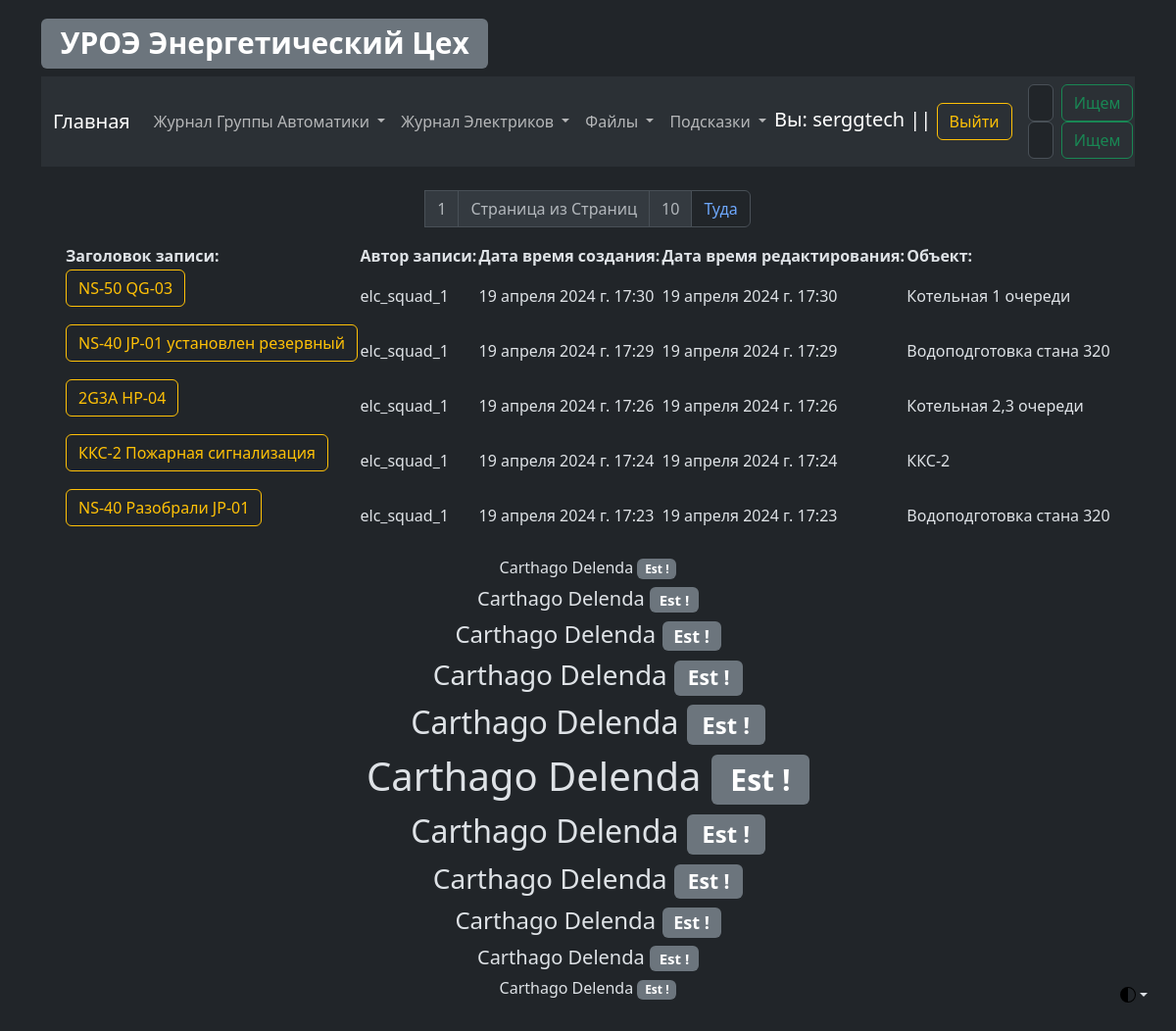
Before: /elc/elc_log_view (signed in) with the older database file.
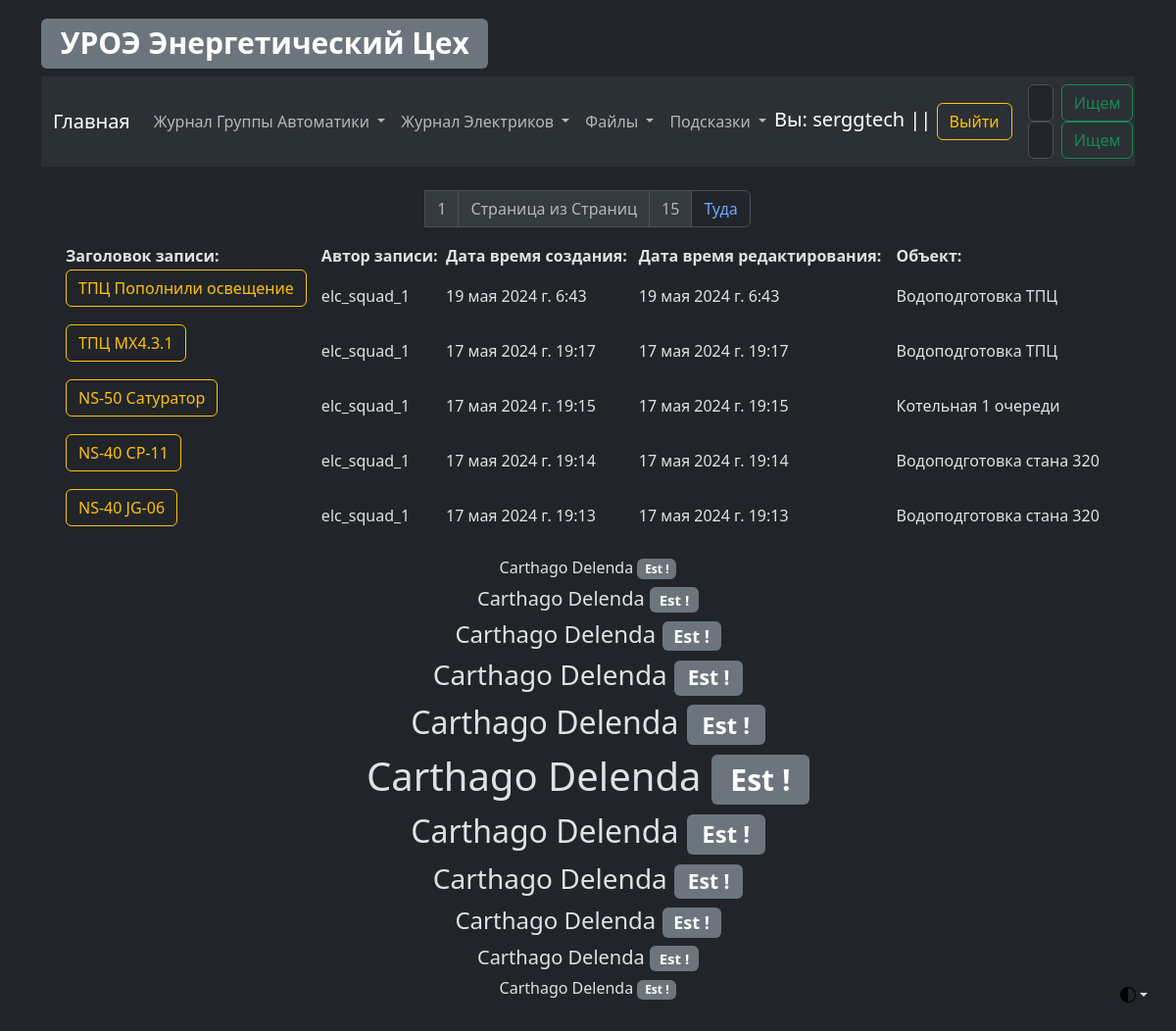
After: the same page with the newer database file.
### elc/models.py (models this page shows, shortened)
class ElcLog(models.Model):
    record_text_title = models.CharField(
        verbose_name="Заголовок записи", max_length=100
    )
    record_text_full = models.TextField(verbose_name="Текст записи", max_length=9999)
    record_author = models.CharField(verbose_name="Автор записи", max_length=100)
    record_data_create = models.DateTimeField(
        verbose_name="Дата создания записи", auto_now_add=True, editable=False
    )
    record_data_update = models.DateTimeField(
        verbose_name="Дата редактирования записи", auto_now=True, editable=False
    )
    record_object = models.ForeignKey(
        EncObject,
        related_name="elc_log_object",
        on_delete=models.CASCADE,
        blank=True,
        verbose_name="Объект",
    )
    record_electrical_room = models.ForeignKey(
        EncElectricalRoom,
        related_name="elc_log_electrical_room",
        on_delete=models.CASCADE,
        blank=True,
        verbose_name="Электропомещение",
    )
    record_mechanism = models.ForeignKey(
        EncMechanism,
        related_name="elc_log_mechanism",
        on_delete=models.CASCADE,
        blank=True,
        verbose_name="Механизм",
    )
    class Meta:
        verbose_name = "Запись Элекриков"
        verbose_name_plural = "Записи Элекриков"

### Enc_object/models.py (models this page shows, shortened)
class EncObject(models.Model):
    title = models.CharField(verbose_name="Объект", max_length=100)
    title_description = models.CharField(
        verbose_name="Описание объекта", max_length=100
    )
    slug = models.SlugField(max_length=50, unique=True)
    def __str__(self):
        return f"{self.title}"
    class Meta:
        verbose_name = "Объект"
        verbose_name_plural = "Объекты"

### elc/views.py (the view)
# urls.py: path("elc_log_view", elc_log_view, name="elc_log_view"),
def elc_log_view(request):
    all_electrical_log = ElcLog.objects.all().order_by(
        "-id"
    )  # fetching all post objects from database
    p = Paginator(all_electrical_log, 5)  # creating a paginator object
    page_number = request.GET.get("page")
    try:
        page_obj = p.get_page(page_number)  # returns the desired page object
    except PageNotAnInteger:
        page_obj = p.page(1)
    except EmptyPage:
        page_obj = p.page(p.num_pages)
    context = {"page_obj": page_obj}
    return render(
        request,
        template_name="elc/log/log_view.html",
        context={
            "title": "Просмотр журнала Электриков",
            "all_electrical_log": all_electrical_log,
            "page_obj": page_obj,
            "context": context,
        },
    )

### elc/templates/elc/log/log_view.html (shortened to what this page needs)
{% extends 'template_0.html' %}
{% load static %}
{% block electrical_log_view %}
<div class="container">
    <div>
        <nav aria-label="Page navigation example">
            <ul class="pagination justify-content-center">
                <li class="page-item disabled">
                    <a class="page-link" href="?page={{ page_obj.number }}">{{ page_obj.number }}</a>
                </li>
                <li class="page-item disabled">
                    <a class="page-link" href="#"> Страница из Страниц</a>
                </li>
                <li class="page-item disabled">
                    <a class="page-link" href="?page={{ page_obj.paginator.num_pages }}">
                        {{ page_obj.paginator.num_pages }}</a>
                </li>
                <li class="page-item">
                    {%if page_obj.has_next %}
                    <a class="page-link" href="?page={{page_obj.next_page_number}}">Туда</a>
                    {% endif %}
                </li>
            </ul>
        </nav>
    </div>
    <table align="center" width="100%">
        <tr>
            <th>Заголовок записи:</th>
            <th>Автор записи:</th>
            <th>Дата время создания:</th>
            <th>Дата время редактирования:</th>
            <th>Объект:</th>
        </tr>
        <tr>
            {% for record in page_obj.object_list %}
            <td>
                <p class="d-inline-flex gap-1">
                    <a aria-controls="collapseExample{{ record.id }}" aria-expanded="false"
                       class="btn btn-outline-warning"
                       data-bs-toggle="collapse" href="#collapseExample{{ record.id }}" role="button">
                        {{ record.record_text_title | safe | slice:32 }}
                    </a>
                </p>
            </td>
            <td>{{ record.record_author }}</td>
            <td>{{ record.record_data_create }}</td>
            <td>{{ record.record_data_update }}</td>
            <td>{{ record.record_object }}</td>
        </tr>
        {% endfor %}
    </table>
</div>
{% endblock %}

Changed rows visible on the page:
no longer on this page (row unchanged): ElcLog: record_text_title "NS-50 QG-03", record_author "elc_squad_1", record_data_create "19 апреля 2024 г. 17:30", record_data_update "19 апреля 2024 г. 17:30", record_object "Котельная 1 очереди"
no longer on this page (row unchanged): ElcLog: record_text_title "NS-40 JP-01 установлен резервный", record_author "elc_squad_1", record_data_create "19 апреля 2024 г. 17:29", record_data_update "19 апреля 2024 г. 17:29", record_object "Водоподготовка стана 320"
no longer on this page (row unchanged): ElcLog: record_text_title "2G3A HP-04", record_author "elc_squad_1", record_data_create "19 апреля 2024 г. 17:26", record_data_update "19 апреля 2024 г. 17:26", record_object "Котельная 2,3 очереди"
no longer on this page (row unchanged): ElcLog: record_text_title "ККС-2 Пожарная сигнализация", record_author "elc_squad_1", record_data_create "19 апреля 2024 г. 17:24", record_data_update "19 апреля 2024 г. 17:24", record_object "ККС-2"
no longer on this page (row unchanged): ElcLog: record_text_title "NS-40 Разобрали JP-01", record_author "elc_squad_1", record_data_create "19 апреля 2024 г. 17:23", record_data_update "19 апреля 2024 г. 17:23", record_object "Водоподготовка стана 320"
added ElcLog: record_text_title "ТПЦ Пополнили освещение", record_author "elc_squad_1", record_data_create "19 мая 2024 г. 6:43", record_data_update "19 мая 2024 г. 6:43", record_object "Водоподготовка ТПЦ"
added ElcLog: record_text_title "ТПЦ MX4.3.1", record_author "elc_squad_1", record_data_create "17 мая 2024 г. 19:17", record_data_update "17 мая 2024 г. 19:17", record_object "Водоподготовка ТПЦ"
added ElcLog: record_text_title "NS-50 Сатуратор", record_author "elc_squad_1", record_data_create "17 мая 2024 г. 19:15", record_data_update "17 мая 2024 г. 19:15", record_object "Котельная 1 очереди"
added ElcLog: record_text_title "NS-40 CP-11", record_author "elc_squad_1", record_data_create "17 мая 2024 г. 19:14", record_data_update "17 мая 2024 г. 19:14", record_object "Водоподготовка стана 320"
added ElcLog: record_text_title "NS-40 JG-06", record_author "elc_squad_1", record_data_create "17 мая 2024 г. 19:13", record_data_update "17 мая 2024 г. 19:13", record_object "Водоподготовка стана 320"
Other visible differences:
{{ page_obj.paginator.num_pages }}: "10" → "15"
